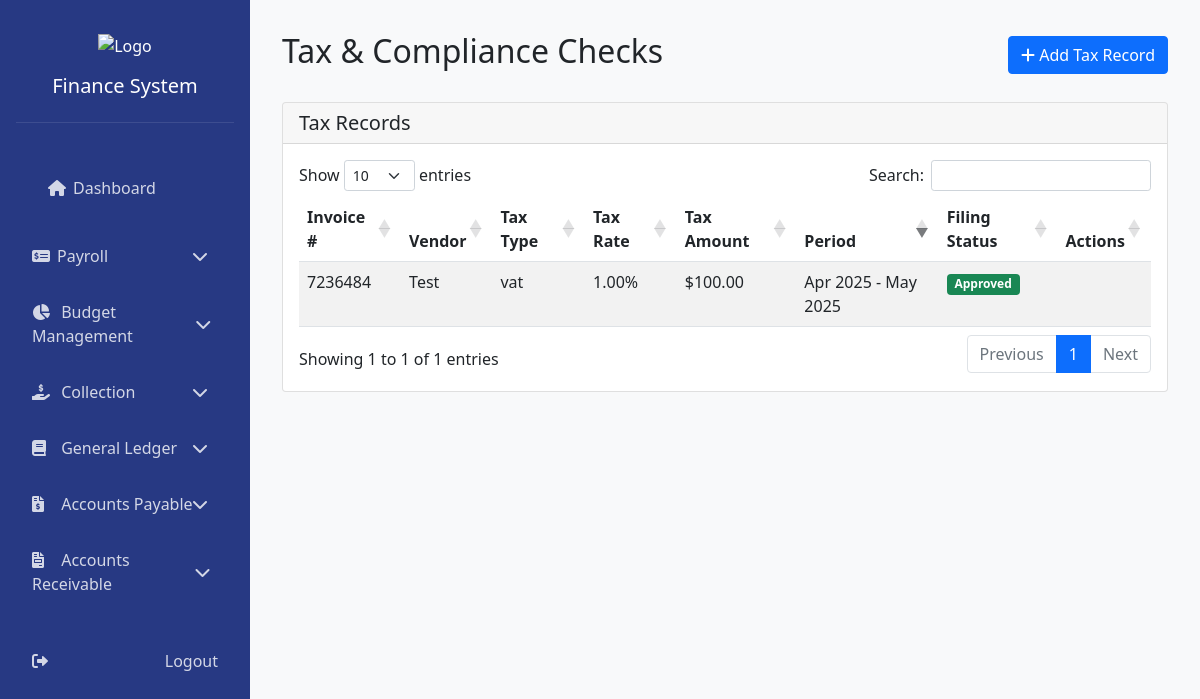
Page /modules/payable/tax.php on the committed database.
### tables this page shows
CREATE TABLE `tax_records` (
  `tax_record_id` int(11) NOT NULL,
  `invoice_id` int(11) NOT NULL,
  `tax_type` varchar(50) NOT NULL,
  `tax_rate` decimal(5,2) NOT NULL,
  `tax_amount` decimal(10,2) NOT NULL,
  `tax_period_start` date NOT NULL,
  `tax_period_end` date NOT NULL,
  `filing_status` varchar(20) NOT NULL DEFAULT 'pending'
);

CREATE TABLE `invoices` (
  `id` int(11) NOT NULL,
  `vendor_id` int(11) NOT NULL,
  `invoice_number` varchar(50) NOT NULL,
  `invoice_date` date NOT NULL,
  `due_date` date NOT NULL,
  `total_amount` decimal(10,2) NOT NULL,
  `amount` decimal(10,2) DEFAULT 0.00,
  `description` text DEFAULT NULL,
  `status` enum('pending','partial','paid') DEFAULT 'pending',
  `payment_date` date DEFAULT NULL,
  `payment_reference` varchar(100) DEFAULT NULL,
  `payment_method` enum('cash','check','bank_transfer') DEFAULT NULL,
  `created_at` timestamp NOT NULL DEFAULT current_timestamp(),
  `updated_at` timestamp NOT NULL DEFAULT current_timestamp() ON UPDATE current_timestamp()
);

CREATE TABLE `vendors` (
  `id` int(11) NOT NULL AUTO_INCREMENT,
  `name` varchar(255) NOT NULL,
  `contact_person` varchar(255) DEFAULT NULL,
  `email` varchar(255) DEFAULT NULL,
  `phone` varchar(50) DEFAULT NULL,
  `address` text DEFAULT NULL,
  `tax_id` varchar(50) DEFAULT NULL,
  `payment_terms` int(11) DEFAULT 30,
  `status` enum('active','inactive') DEFAULT 'active',
  `created_at` timestamp NOT NULL DEFAULT current_timestamp(),
  PRIMARY KEY (`id`)
);

### config/database.php (called while the page is built, shortened)
<?php
class Database {
    private $host = 'localhost';
    private $username = 'root';
    private $password = '';
    private $connections = [];
    private $databases = [
        'finance' => 'finance_db',
        'collection' => 'collection_db',
        'payroll' => 'payroll_db',
        'payable' => 'payable_db',
        'budget' => 'budget_db',
        'receivable' => 'receivable_db',
        'ledger' => 'ledger_db',
        'hr' => 'hr_db'
    ];
    public function __construct() {
        foreach ($this->databases as $key => $dbName) {
            try {
                $this->connections[$key] = new PDO(
                    "mysql:host=" . $this->host . ";dbname=" . $dbName,
                    $this->username,
                    $this->password
                );
                $this->connections[$key]->setAttribute(PDO::ATTR_ERRMODE, PDO::ERRMODE_EXCEPTION);
            } catch(PDOException $e) {
                die("Connection to {$dbName} failed: " . $e->getMessage());
            }
        }
    }
    public function getConnection($database = 'finance') {
        return $this->connections[$database];
    }
}
?>

### modules/payable/tax.php (the view, shortened to what this page needs)
<?php
require_once '../../config/database.php';
class TaxCompliance {
    private $conn;
    public function __construct() {
        $database = new Database();
        $this->conn = $database->getConnection();
    }
    public function getTaxRecords() {
        $sql = "SELECT t.*, i.invoice_number, v.name as vendor_name
                FROM tax_records t
                JOIN invoices i ON t.invoice_id = i.id
                JOIN vendors v ON i.vendor_id = v.id
                ORDER BY t.tax_period_end DESC";
        $stmt = $this->conn->query($sql);
        return $stmt->fetchAll(PDO::FETCH_ASSOC);
    }
}
$taxCompliance = new TaxCompliance();
$taxRecords = $taxCompliance->getTaxRecords();
?>
<!DOCTYPE html>
<html lang="en">
<head>
    <link href="https://cdn.jsdelivr.net/npm/bootstrap@5.1.3/dist/css/bootstrap.min.css" rel="stylesheet">
    <link href="https://cdnjs.cloudflare.com/ajax/libs/font-awesome/6.0.0/css/all.min.css" rel="stylesheet">
    <link href="https://cdn.datatables.net/1.10.24/css/dataTables.bootstrap5.min.css" rel="stylesheet">
    <link href="https://cdnjs.cloudflare.com/ajax/libs/font-awesome/6.0.0/css/all.min.css" rel="stylesheet">
    <link href="../../css/style.css" rel="stylesheet">
</head>
<body>
    <div class="sidebar">
        <div class="sidebar-logo">
            <img src="logo.png" alt="Logo">
            <h5 class="mt-3">Finance System</h5>
        </div>
        <nav class="mt-4">
            <div class="nav-link active">
            <a href="../../dashboard.php" class="nav-link active">
                <i class="fas fa-home"></i> Dashboard
            </a>
            </div>
            <div class="nav-link">
                <div><i class="fas fa-money-check-alt"></i>Payroll</div>
                <i class="fas fa-chevron-down arrow"></i>
            </div>
            <div class="nav-link">
                <div><i class="fas fa-chart-pie"></i> Budget Management</div>
                <i class="fas fa-chevron-down arrow"></i>
            </div>
            <div class="nav-link">
                <div><i class="fas fa-hand-holding-usd"></i> Collection</div>
                <i class="fas fa-chevron-down arrow"></i>
            </div>
            <div class="nav-link">
                <div><i class="fas fa-book"></i> General Ledger</div>
                <i class="fas fa-chevron-down arrow"></i>
            </div>
            <div class="nav-link">
                <div><i class="fas fa-file-invoice-dollar"></i> Accounts Payable</div>
                <i class="fas fa-chevron-down arrow"></i>
            </div>
            <div class="nav-link">
                <div><i class="fas fa-file-invoice"></i> Accounts Receivable</div>
                <i class="fas fa-chevron-down arrow"></i>
            </div>
            <a href="logout.php" class="nav-link mt-4">
                <i class="fas fa-sign-out-alt"></i> Logout
            </a>
        </nav>
    </div>
    <div class="main-content">
        <div class="d-flex justify-content-between align-items-center mb-4">
            <h2>Tax & Compliance Checks</h2>
            <button class="btn btn-primary" data-bs-toggle="modal" data-bs-target="#addTaxRecordModal">
                <i class="fas fa-plus"></i> Add Tax Record
            </button>
        </div>
        <div class="card mb-4">
            <div class="card-header">
                <h5 class="mb-0">Tax Records</h5>
            </div>
            <div class="card-body">
                <table id="tax-records-table" class="table table-striped">
                    <thead>
                        <tr>
                            <th>Invoice #</th>
                            <th>Vendor</th>
                            <th>Tax Type</th>
                            <th>Tax Rate</th>
                            <th>Tax Amount</th>
                            <th>Period</th>
                            <th>Filing Status</th>
                            <th>Actions</th>
                        </tr>
                    </thead>
                    <tbody>
                        <?php foreach ($taxRecords as $record): ?>
                        <tr>
                            <td><?= htmlspecialchars($record['invoice_number']) ?></td>
                            <td><?= htmlspecialchars($record['vendor_name']) ?></td>
                            <td><?= htmlspecialchars($record['tax_type']) ?></td>
                            <td><?= number_format($record['tax_rate'], 2) ?>%</td>
                            <td>$<?= number_format($record['tax_amount'], 2) ?></td>
                            <td>
                                <?= date('M Y', strtotime($record['tax_period_start'])) ?> -
                                <?= date('M Y', strtotime($record['tax_period_end'])) ?>
                            </td>
                            <td>
                                <span class="badge bg-<?=
                                    $record['filing_status'] === 'approved' ? 'success' :
                                    ($record['filing_status'] === 'filed' ? 'warning' : 'info')
                                ?>">
                                    <?= ucfirst($record['filing_status']) ?>
                                </span>
                            </td>
                            <td>
                            </td>
                        </tr>
                        <?php endforeach; ?>
                    </tbody>
                </table>
            </div>
        </div>
    </div>
</body>
</html>

### css/style.css (style rules this page uses)
:root { --sidebar-width: 250px; }
body { background: #f8f9fa; }
.sidebar { width: var(--sidebar-width); height: 100vh; position: fixed; left: 0; top: 0; background: #273983; padding: 1rem; color: white; }
.main-content { margin-left: var(--sidebar-width); padding: 2rem; }
.sidebar-logo { text-align: center; padding: 1rem 0; border-bottom: 1px solid rgba(255,255,255,0.1); }
.sidebar-logo img { width: 80px; height: auto; }
.nav-link { color: rgba(255,255,255,0.8); padding: 0.8rem 1rem; margin: 0.2rem 0; border-radius: 5px; display: flex; justify-content: space-between; align-items: center; cursor: pointer; }
.nav-link i { width: 25px; }
.nav-link .arrow { transition: transform 0.3s; }

### rows in the picture
tax_records: invoice.invoice_number "7236484", vendors.name "Test", tax_type "vat", tax_rate "1.00", tax_amount "100.00", tax_period_start "Apr 2025", tax_period_end "May 2025", filing_status "Approved"
